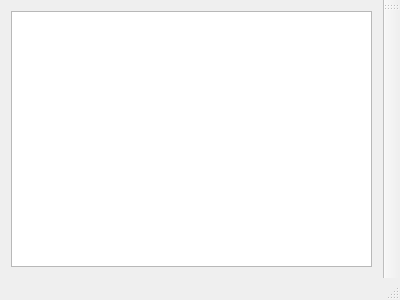
<?xml version="1.0" encoding="UTF-8"?>
<ui version="4.0">
 <class>MainWindow</class>
 <widget class="QMainWindow" name="MainWindow">
  <property name="geometry">
   <rect>
    <x>0</x>
    <y>0</y>
    <width>400</width>
    <height>300</height>
   </rect>
  </property>
  <property name="windowTitle">
   <string>MainWindow</string>
  </property>
  <widget class="QWidget" name="centralWidget">
   <layout class="QHBoxLayout" name="horizontalLayout">
    <item>
     <widget class="QGraphicsView" name="graphicsView"/>
    </item>
   </layout>
  </widget>
  <widget class="QMenuBar" name="menuBar">
   <property name="geometry">
    <rect>
     <x>0</x>
     <y>0</y>
     <width>400</width>
     <height>20</height>
    </rect>
   </property>
  </widget>
  <widget class="QToolBar" name="mainToolBar">
   <attribute name="toolBarArea">
    <enum>RightToolBarArea</enum>
   </attribute>
   <attribute name="toolBarBreak">
    <bool>false</bool>
   </attribute>
  </widget>
  <widget class="QStatusBar" name="statusBar"/>
 </widget>
 <layoutdefault spacing="6" margin="11"/>
 <resources/>
 <connections/>
</ui>
